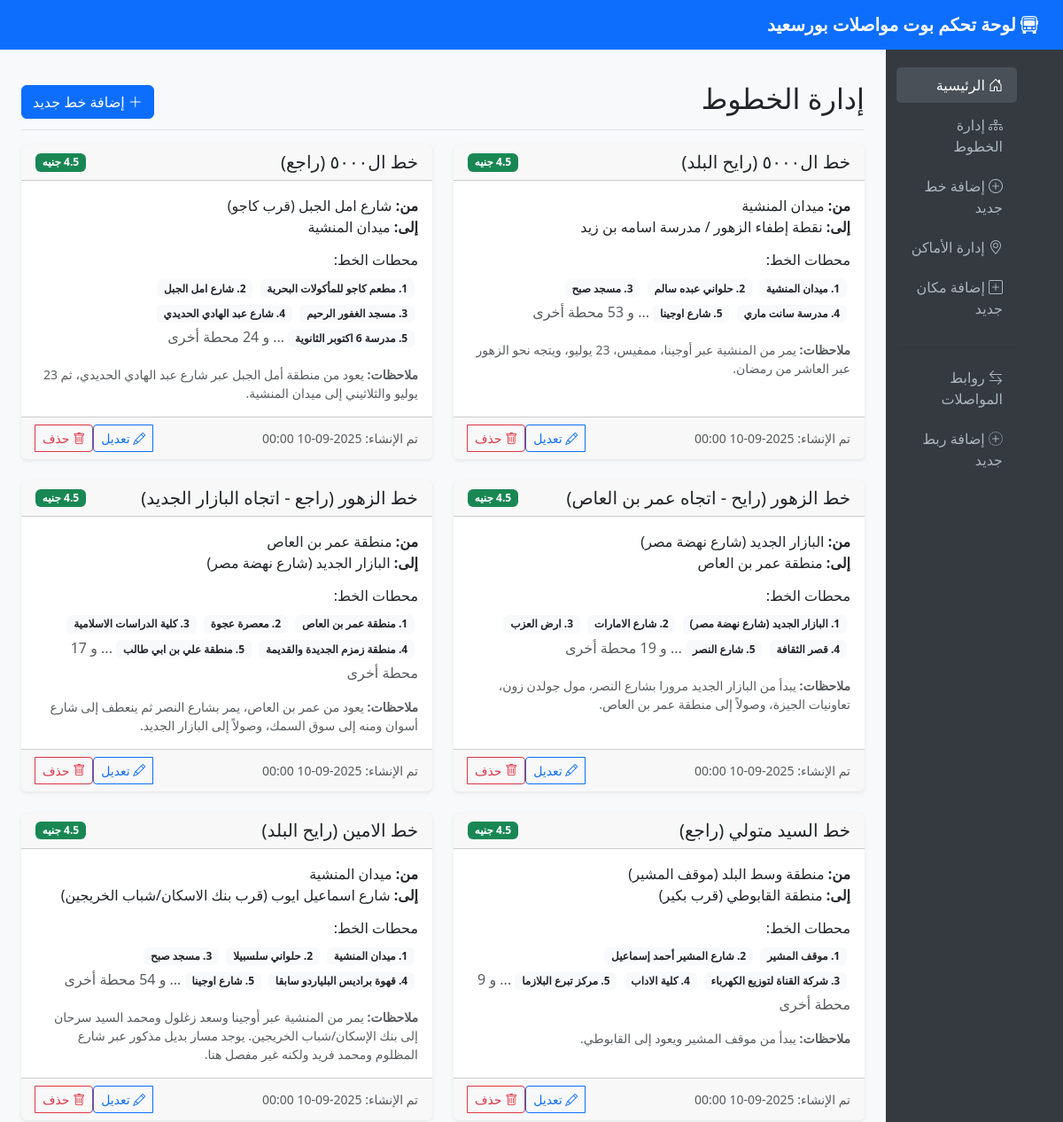
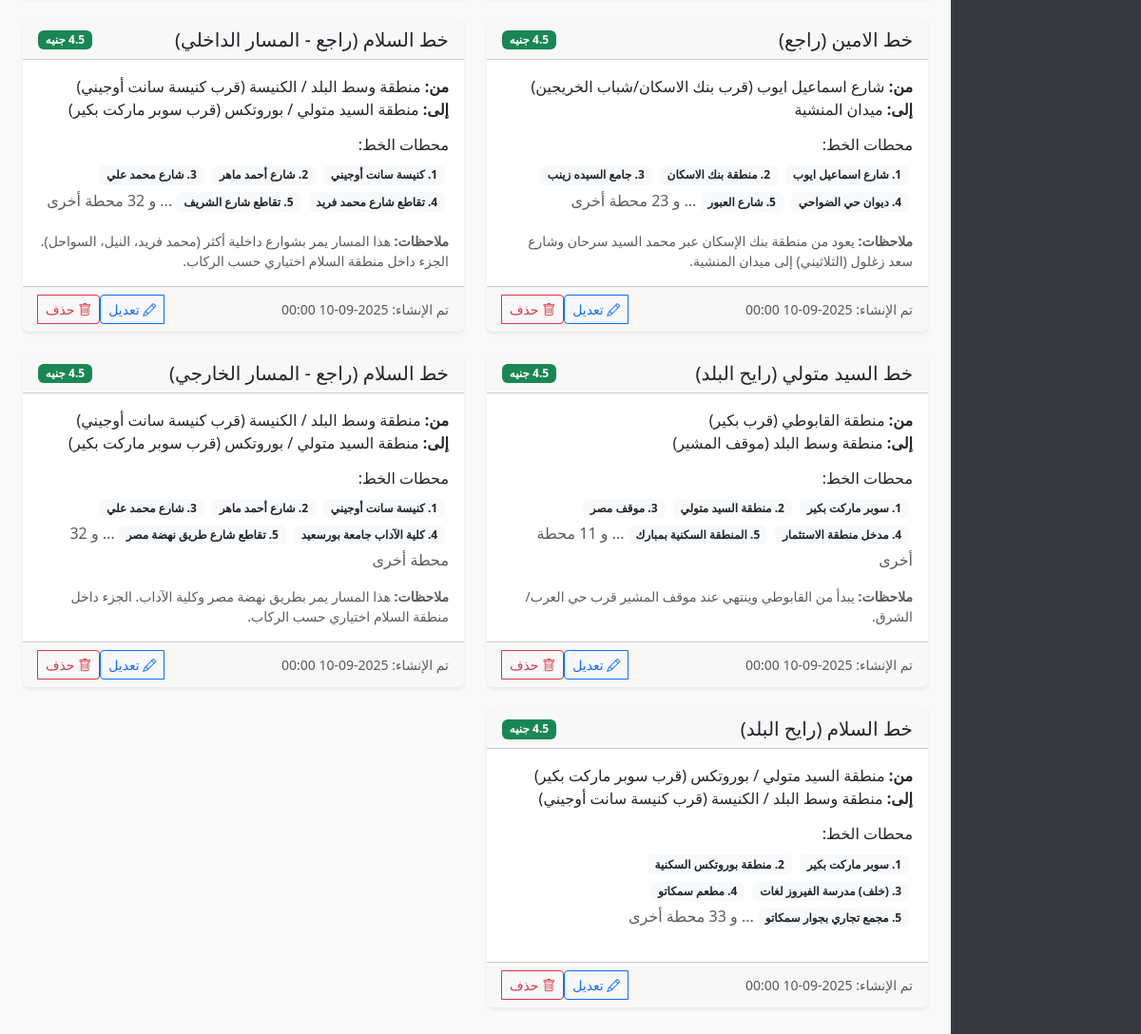
Page /routes on the earlier database version (2 pictures, top to bottom).
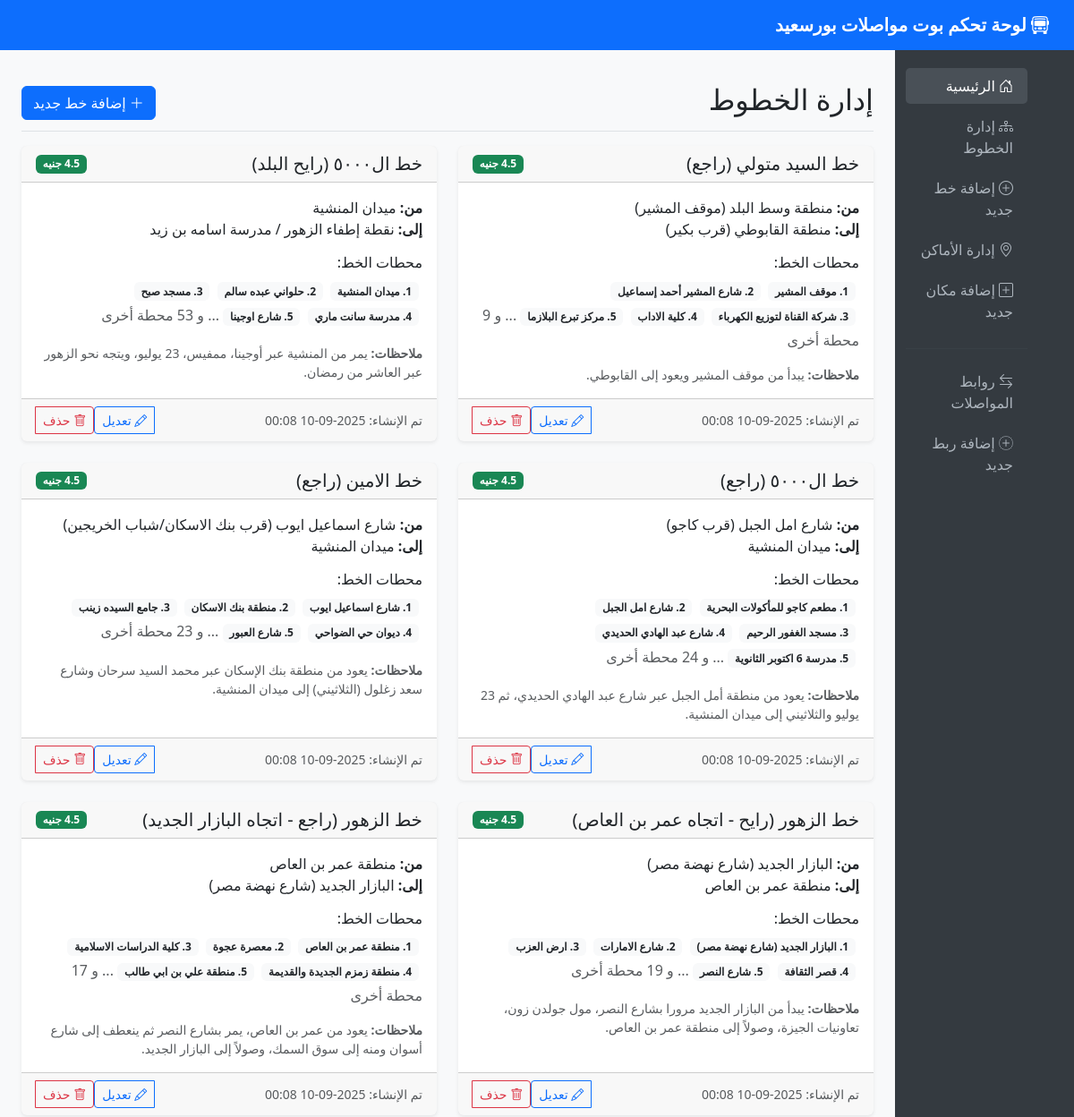
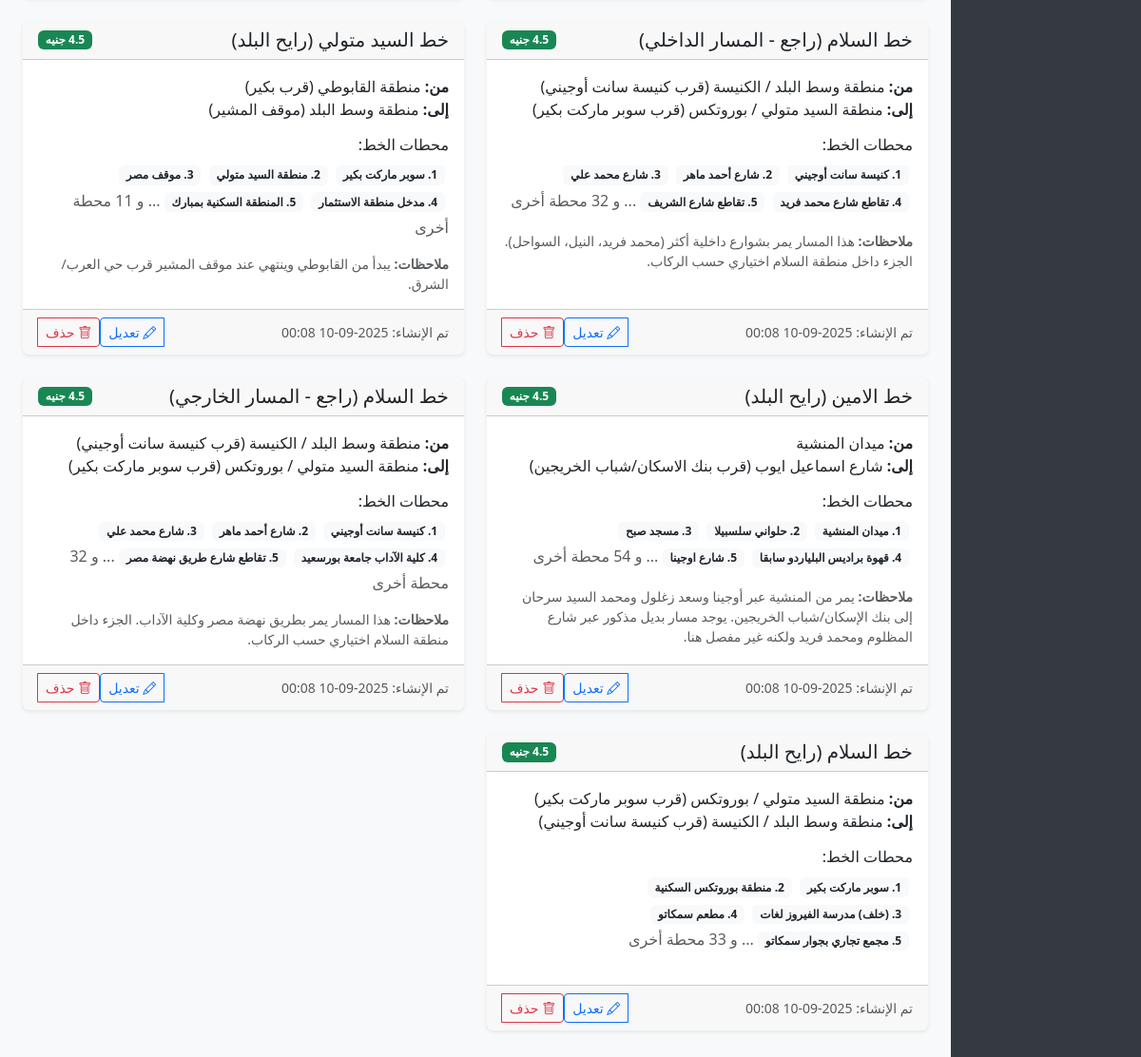
Same page on the later database version (2 pictures, top to bottom).
### admin_dashboard.py (models this page shows, shortened)
class Route(db.Model):
    id = db.Column(db.Integer, primary_key=True)
    name = db.Column(db.String(200), nullable=False)
    fare = db.Column(db.Float, nullable=False)
    start_area = db.Column(db.String(200), nullable=True)
    end_area = db.Column(db.String(200), nullable=True)
    key_points = db.Column(db.Text, nullable=False)  # JSON string
    notes = db.Column(db.Text, nullable=True)
    created_at = db.Column(db.DateTime, default=datetime.utcnow)

### admin_dashboard.py (the view)
@app.route('/routes')
def routes_list():
    routes = Route.query.order_by(Route.created_at.desc()).all()
    return render_template('routes_list.html', routes=routes)

### admin_dashboard.py (called while the page is built)
@app.template_filter('from_json')
def from_json_filter(value):
    try:
        return json.loads(value)
    except:
        return []

### templates/routes_list.html (shortened to what this page needs)
{% extends "base.html" %}
{% block content %}
<div class="d-flex justify-content-between flex-wrap flex-md-nowrap align-items-center pt-3 pb-2 mb-3 border-bottom">
    <h1 class="h2">إدارة الخطوط</h1>
    <a href="{{ url_for('add_route') }}" class="btn btn-primary">
        <i class="bi bi-plus-lg"></i> إضافة خط جديد
    </a>
</div>
{% if routes %}
<div class="row">
    {% for route in routes %}
    <div class="col-lg-6 mb-4">
        <div class="card h-100">
            <div class="card-header d-flex justify-content-between align-items-center">
                <h5 class="mb-0">{{ route.name }}</h5>
                <span class="badge bg-success">{{ route.fare }} جنيه</span>
            </div>
            <div class="card-body">
                {% if route.start_area and route.end_area %}
                <p class="card-text">
                    <strong>من:</strong> {{ route.start_area }}<br>
                    <strong>إلى:</strong> {{ route.end_area }}
                </p>
                {% endif %}
                <div class="mb-3">
                    <h6>محطات الخط:</h6>
                    {% set key_points = route.key_points|from_json %}
                    {% if key_points %}
                    <div class="route-points">
                        {% for point in key_points[:5] %}
                        <span class="badge bg-light text-dark me-1 mb-1">{{ loop.index }}. {{ point }}</span>
                        {% endfor %}
                        {% if key_points|length > 5 %}
                        <span class="text-muted">... و {{ key_points|length - 5 }} محطة أخرى</span>
                        {% endif %}
                    </div>
                    {% endif %}
                </div>
                {% if route.notes %}
                <div class="small text-muted">
                    <strong>ملاحظات:</strong> {{ route.notes }}
                </div>
                {% endif %}
            </div>
            <div class="card-footer d-flex justify-content-between align-items-center">
                <small class="text-muted">
                    تم الإنشاء: {{ route.created_at.strftime('%Y-%m-%d %H:%M') }}
                </small>
                <div class="btn-group">
                    <a href="{{ url_for('edit_route', route_id=route.id) }}" class="btn btn-sm btn-outline-primary">
                        <i class="bi bi-pencil"></i> تعديل
                    </a>
                    <button type="button" class="btn btn-sm btn-outline-danger"
                            onclick="confirmDeleteRoute({{ route.id }}, '{{ route.name }}')">
                        <i class="bi bi-trash"></i> حذف
                    </button>
                </div>
            </div>
        </div>
    </div>
    {% endfor %}
</div>
{% endif %}
{% endblock %}

### templates/base.html (shortened to what this page needs)
<!DOCTYPE html>
<html dir="rtl" lang="ar">
<head>
    <link href="https://cdn.jsdelivr.net/npm/bootstrap@5.3.0/dist/css/bootstrap.min.css" rel="stylesheet">
    <link href="https://cdn.jsdelivr.net/npm/bootstrap-icons@1.7.2/font/bootstrap-icons.css" rel="stylesheet">
</head>
<body>
    <nav class="navbar navbar-expand-lg navbar-dark bg-primary">
        <div class="container-fluid">
            <a class="navbar-brand" href="{{ url_for('index') }}">
                <i class="bi bi-bus-front"></i> لوحة تحكم بوت مواصلات بورسعيد
            </a>
        </div>
    </nav>
    <div class="container-fluid">
        <div class="row">
            <nav class="col-md-3 col-lg-2 d-md-block sidebar">
                <div class="position-sticky">
                    <ul class="nav flex-column">
                        <li class="nav-item">
                            <a class="nav-link active" href="{{ url_for('index') }}">
                                <i class="bi bi-house-door"></i> الرئيسية
                            </a>
                        </li>
                        <li class="nav-item">
                            <a class="nav-link" href="{{ url_for('routes_list') }}">
                                <i class="bi bi-diagram-3"></i> إدارة الخطوط
                            </a>
                        </li>
                        <li class="nav-item">
                            <a class="nav-link" href="{{ url_for('add_route') }}">
                                <i class="bi bi-plus-circle"></i> إضافة خط جديد
                            </a>
                        </li>
                        <li class="nav-item">
                            <a class="nav-link" href="{{ url_for('locations_list') }}">
                                <i class="bi bi-geo-alt"></i> إدارة الأماكن
                            </a>
                        </li>
                        <li class="nav-item">
                            <a class="nav-link" href="{{ url_for('add_location') }}">
                                <i class="bi bi-plus-square"></i> إضافة مكان جديد
                            </a>
                        </li>
                        <hr class="sidebar-divider my-3" style="border-color: #495057;">
                        <li class="nav-item">
                            <a class="nav-link" href="{{ url_for('connections_list') }}">
                                <i class="bi bi-arrow-left-right"></i> روابط المواصلات
                            </a>
                        </li>
                        <li class="nav-item">
                            <a class="nav-link" href="{{ url_for('add_connection') }}">
                                <i class="bi bi-plus-circle-dotted"></i> إضافة ربط جديد
                            </a>
                        </li>
                    </ul>
                </div>
            </nav>
            <main class="col-md-9 ms-sm-auto col-lg-10 px-md-4 main-content">
                {% block content %}{% endblock %}
            </main>
        </div>
    </div>
</body>
</html>

### templates/base.html (style rules this page uses)
body { font-family: 'Segoe UI', Tahoma, Geneva, Verdana, sans-serif; background-color: #f8f9fa; }
.navbar-brand { font-weight: bold; }
.sidebar { background-color: #343a40; min-height: 100vh; padding-top: 20px; }
.sidebar .nav-link { color: #adb5bd; margin-bottom: 5px; }
.sidebar .nav-link:hover, .sidebar .nav-link.active { color: #fff; background-color: #495057; border-radius: 5px; }
.main-content { padding: 20px; }
.card { border: none; box-shadow: 0 0.125rem 0.25rem rgba(0, 0, 0, 0.075); }
.btn-primary { background-color: #0d6efd; border-color: #0d6efd; }

Differences in the rows shown:
changed Route "خط السيد متولي (راجع)": created_at "2025-09-10 00:00" → "2025-09-10 00:08"; moves up the list
changed Route "خط ال٥٠٠٠ (رايح البلد)": created_at "2025-09-10 00:00" → "2025-09-10 00:08"
changed Route "خط ال٥٠٠٠ (راجع)": created_at "2025-09-10 00:00" → "2025-09-10 00:08"
changed Route "خط الامين (راجع)": created_at "2025-09-10 00:00" → "2025-09-10 00:08"; moves up the list
changed Route "خط الزهور (رايح - اتجاه عمر بن العاص)": created_at "2025-09-10 00:00" → "2025-09-10 00:08"
changed Route "خط الزهور (راجع - اتجاه البازار الجديد)": created_at "2025-09-10 00:00" → "2025-09-10 00:08"
changed Route "خط السلام (راجع - المسار الداخلي)": created_at "2025-09-10 00:00" → "2025-09-10 00:08"
changed Route "خط السيد متولي (رايح البلد)": created_at "2025-09-10 00:00" → "2025-09-10 00:08"
changed Route "خط الامين (رايح البلد)": created_at "2025-09-10 00:00" → "2025-09-10 00:08"; moves down the list
changed Route "خط السلام (راجع - المسار الخارجي)": created_at "2025-09-10 00:00" → "2025-09-10 00:08"
changed Route "خط السلام (رايح البلد)": created_at "2025-09-10 00:00" → "2025-09-10 00:08"
